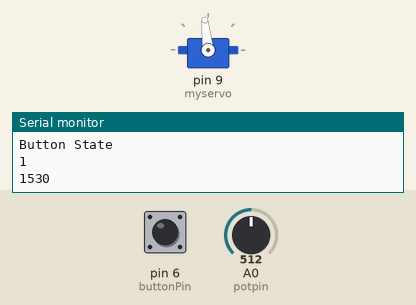
Recording of a sketch running on a simulated Arduino Uno, built with avr-gcc and run on an emulated ATmega328P. Shown: servo, the last lines printed to the serial monitor. Inputs (shaded band) come from the test bench; at power-on: A0 (potpin) = 512, pin 6 (buttonPin) HIGH.

Above: at 1.2 s.
1.3 s: A0 (potpin) set to 716
At 2.1 s:
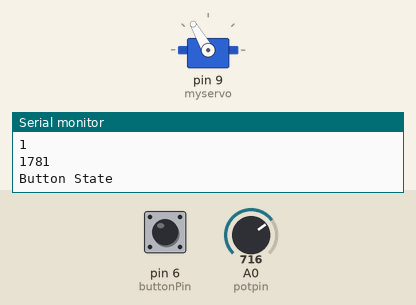
2.8 s: A0 (potpin) set to 900
At 3.8 s:
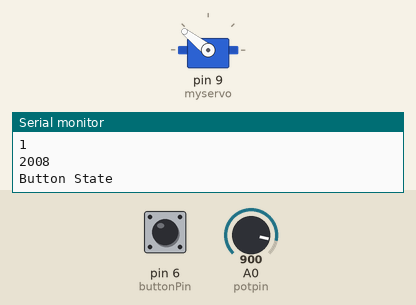
4.3 s: A0 (potpin) set to 306
At 5.2 s:
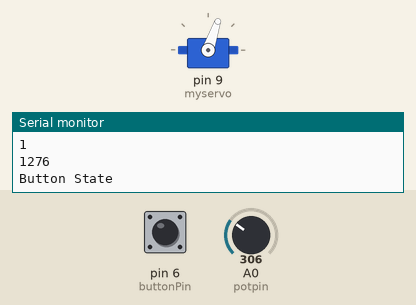
5.8 s: pin 6 (buttonPin) pulled LOW for 0.15 s
At 7.0 s:
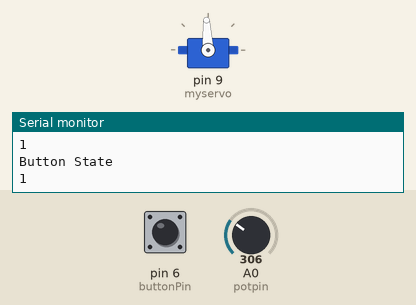
7.4 s: pin 6 (buttonPin) pulled LOW for 1 s
At 9.75 s:
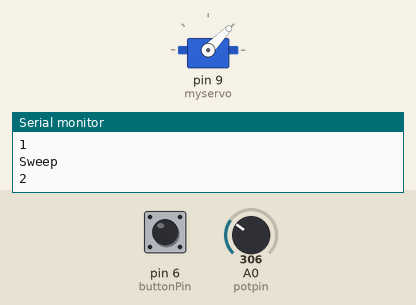
Timing chart, 0 to 12.4 s (numbered marks = the images above; inputs shaded):
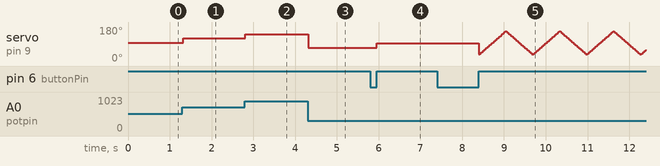

The sketch:

ServoTester.ino
```cpp
// Natasha Sieh
// Robotics 3
// 1/19/2023
// This program makes a micro servo manually controllable. When the button is pressed once, it goes to its half range position (1500). When the button is clicked a second time, it goes to sweep mode where it sweeps from the minimum to maximum range. When the button is clicked a third time, it goes back to the manually controlled mode.

#include <Servo.h>

Servo myservo;  // create servo object to control a servo


int potpin = 0;  // analog pin used to connect the potentiometer
int value;    // variable to read the value from the analog pin
int buttonState = 0;
int timesPressed = 0;
int angle = 0;
int buttonPin = 6;


void setup() {
Serial.begin(9600);
myservo.attach(9);  // attaches the servo on pin 9 to the servo object
pinMode(potpin, INPUT); // sets potpin as a input
pinMode(buttonPin, INPUT_PULLUP); // sets buttonPin as a input
}


void loop() {

  if (timesPressed == 0)
  {
    // MANUEL CODE
    //Serial.println(value);
    value = analogRead(potpin);            // reads the value of the potentiometer (value between 0 and 1023)
    value = map(value, 0, 1023, 900, 2160);    // scale it to use it with the servo (value between 0 and 180)
    myservo.writeMicroseconds(value);      // set servo to value
    Serial.println(value);
  }

  // button pressed
  buttonState = digitalRead(buttonPin);
  Serial.println("Button State");
  Serial.println(buttonState);

 // button is pressed
  if (buttonState == LOW)
  {
      // do loop to wait for buttonState to be high after pressed
      // if you keep the button pushed down and release it, it will move onto the next mode
      do
      {
        buttonState = digitalRead(buttonPin); // reads the button state
      } while(buttonState == LOW);

        // increment it by 1
        timesPressed++;
  }
        // if the button is pressed for the first time
       if (timesPressed == 1)
       {
           Serial.println("Button Pressed");
           // middle position
           myservo.writeMicroseconds(1500);
           Serial.println("Center");
           Serial.println(timesPressed);
           //delay(500);
       }

    // if the button is pressed for the second time
       else if (timesPressed == 2)
       {
           Serial.println("Sweep");
           Serial.println(timesPressed);

        // for loop that says that the servo will spin from 900 to 2160 and back with an increment of 50
               for (angle = 900; angle <= 2160; angle+=20)
               {
                   myservo.writeMicroseconds(angle);    // prints out the angle of the servo after it runs through the for loop
                   delay(10);

               }
          // for loop that says that the servo will spin from 2160 to 900 and back with an increment of 50
               for (angle = 2160; angle >= 900; angle-=20)
               {     // for loop that says that the servo will spin from 0 to 180 and back with an increment of 3
                   myservo.writeMicroseconds(angle);    // prints out the angle of the servo after it runs through the for loop
                   delay(10);
               }

       }
      // if the button is press for the third time
       else if (timesPressed == 3)
       {
           Serial.println("3 times!!!");
           timesPressed = 0;
           Serial.println(timesPressed);
       }

}
```

Measured:
- after the input at 1.3 s, servo on pin 9 (myservo): 96° → 120° at once
- after the input at 2.8 s, servo on pin 9 (myservo): 120° → 142° at once
- after the input at 4.3 s, servo on pin 9 (myservo): 142° → 71° at once
- after the input at 5.8 s, servo on pin 9 (myservo): 71° → 93° after 0.15 s
